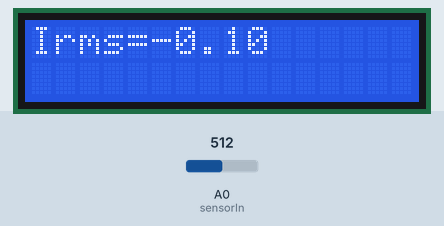
The sketch below on a simulated Arduino Uno, built with avr-gcc and run on an emulated ATmega328P. Parts: 16×2 character LCD. Inputs (shaded band) come from the test bench; at power-on: A0 (sensorIn) = 512. What the sketch prints to the serial monitor is not drawn.

Above: at 1.6 s.
1.7 s: A0 (sensorIn) set to 716
At 2.6 s:
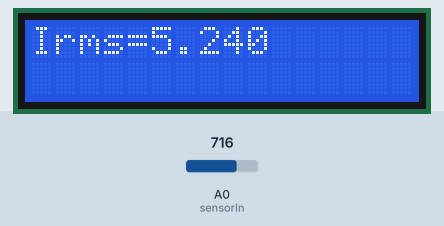
4.5 s: A0 (sensorIn) set to 900
At 5.9 s:
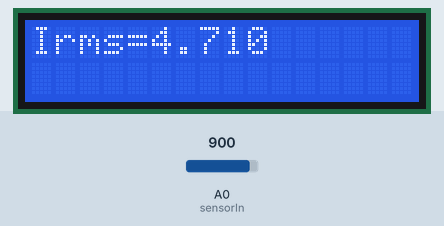
7.5 s: A0 (sensorIn) set to 1010
At 8.4 s:
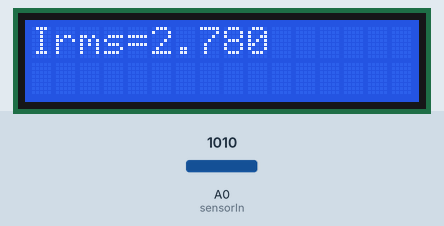
Timing chart, 0 to 10.5 s (numbered marks = the images above; inputs shaded):
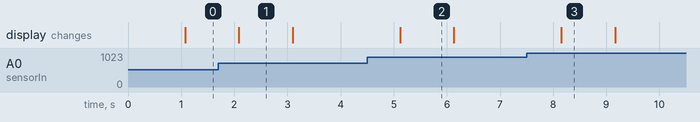

Measured:
- after the input at 1.7 s, the display: changes after 0.39 s (image 1)
- after the input at 4.5 s, the display: changes after 0.62 s (image 2)
- after the input at 7.5 s, the display: changes after 0.65 s (image 3)
- what the display in image 1 shows lasts 1.0 s, from 2.1 s to 3.1 s

The sketch:

ACS_AC_30A_LCD.ino
```cpp
#include <Wire.h>
#include <LCD.h>

#include <LiquidCrystal_I2C.h>
LiquidCrystal_I2C  lcd(0x3F,2,1,0,4,5,6,7);

const int sensorIn = A0;
int mVperAmp = 66; // use 100 for 20A Module and 66 for 30A Module
double Voltage = 0;
double VRMS = 0;
double AmpsRMS = 0;

void setup() {
Serial.begin(9600);
  lcd.begin (16,2); // for 16 x 2 LCD module
  lcd.setBacklightPin(3,POSITIVE);
  lcd.setBacklight(HIGH);
}

void AmperMeter(){

 Voltage = getVPP();
 VRMS = (Voltage/2.0) *0.707;
 AmpsRMS = ((VRMS * 1000)/mVperAmp)-0.1;
 Serial.print(AmpsRMS);
 Serial.println(" Amps RMS");
 lcd.setCursor(0,0);
 lcd.print("Irms=");
 lcd.print(AmpsRMS,2);
 lcd.noBlink();


}
float getVPP()
{
  float result;

  int readValue;             //value read from the sensor
  int maxValue = 0;          // store max value here
  int minValue = 1024;          // store min value here

   uint32_t start_time = millis();
   while((millis()-start_time) < 1000) //sample for 1 Sec
   {
       readValue = analogRead(sensorIn);
       // see if you have a new maxValue
       if (readValue > maxValue)
       {
           /*record the maximum sensor value*/
           maxValue = readValue;
       }
       if (readValue < minValue)
       {
           /*record the maximum sensor value*/
           minValue = readValue;
       }
   }

   // Subtract min from max
   result = ((maxValue - minValue) * 5.0)/1024.0;

   return result;
 }

void loop() {
  Serial.println(AmpsRMS,2);
AmperMeter();

}
```
